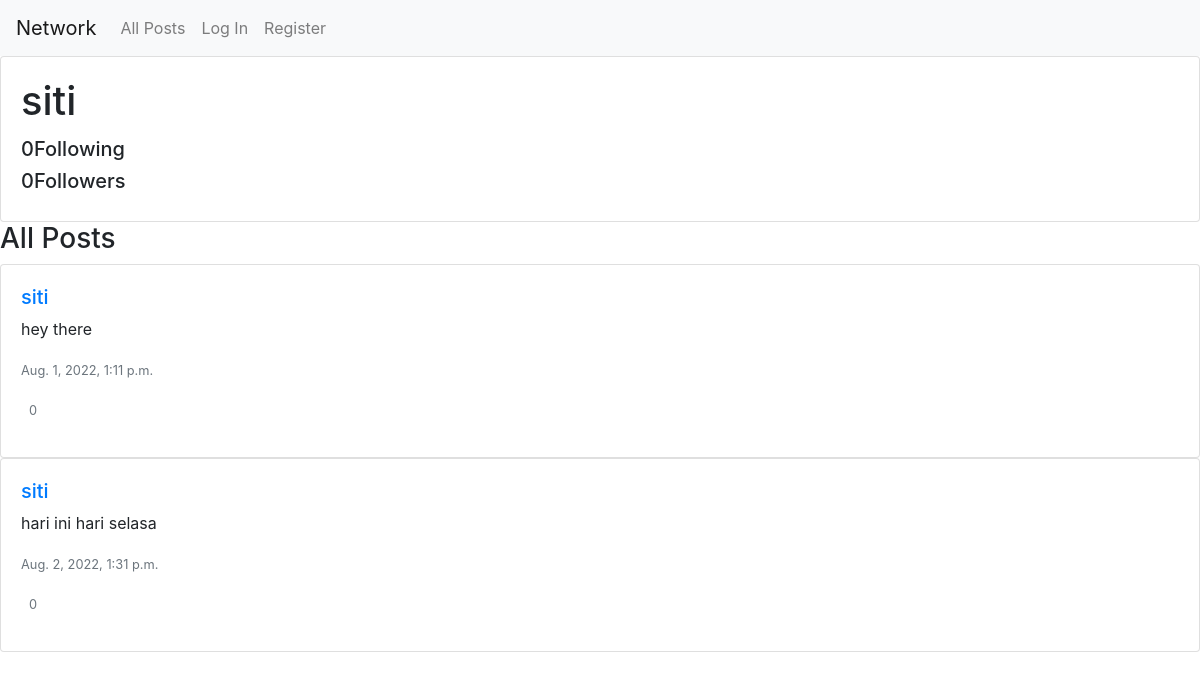
Page /profile/siti on the earlier database version.
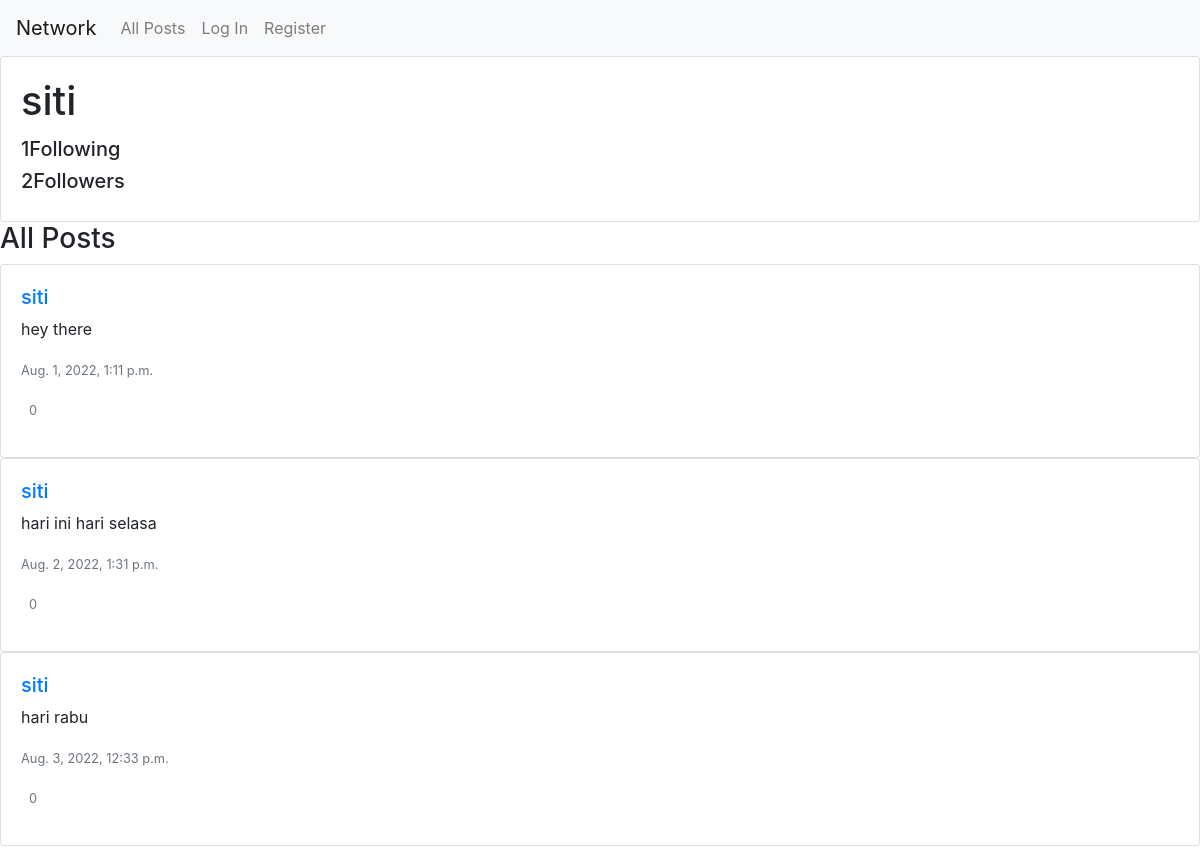
Same page on the later database version.
### network/models.py (models this page shows, shortened)
class Post(models.Model):
    user = models.ForeignKey(User, on_delete=models.CASCADE)
    text = models.CharField(max_length=160, default=None)
    post_date = models.DateTimeField(default=datetime.now, blank=True)

class User(AbstractUser):
    pass

### network/views.py (the view)
# urls.py: path("profile/<str:username>", views.profile, name="profile"),
def profile(request, username):
    is_following = 0
    profile_user = User.objects.get(username=username)
    if request.user.is_authenticated:
        logged_user = request.session['_auth_user_id']
        is_following = Follower.objects.filter(follower=logged_user, following=profile_user).count()
        likes = Like.objects.filter(post=OuterRef('id'), user_id=logged_user)
        posts = Post.objects.filter(user=profile_user).order_by('post_date').annotate(current_like=Count(likes.values('id')))
    else:
        posts = Post.objects.filter(user=profile_user).order_by('post_date').all()
    total_following = Follower.objects.filter(follower=profile_user).count()
    total_followers = Follower.objects.filter(following=profile_user).count()
    paginator = Paginator(posts, MAX_POSTS_PER_PAGE)
    page_number = request.GET.get('page')
    page_obj = paginator.get_page(page_number)
    return render(request, "network/profile.html", {
        "user_profile": profile_user,
        "posts": page_obj,
        "is_following": is_following,
        'total_following': total_following,
        'total_followers': total_followers,
        'form': NewPostForm(),
        'form_edit': NewEditPostForm()
    })

### network/templates/network/profile.html (shortened to what this page needs)
{% extends "network/layout.html" %}
{% block body %}
<div class="card">
    <div class="card-body">
        <h1 class="card-title">{{user_profile.username}}</h1>
        <h5 class="card-text"><span id="sp_following">{{total_following}}</span>Following</h5>
        <h5 class="card-text"><span id="sp_followers">{{total_followers}}</span>Followers</h5>
    </div>
</div>
<div id="content">
    <h3>All Posts</h3>
    {% for post in posts %}
    <div class="card">
        <div class="card-body">
            <h5><a href="{% url 'profile' post.user.username %}">{{post.user.username}}</a></h5>
            <p class="card-text" id="post_text_{{post.id}}">{{ post.text }}</p>
            <p class="card-text"><small class="text-muted">{{post.post_date}}</small></p>
            <p class="card-text">
                <div data-id="{{post.id}}" class="card=link {% if post.current_like > 0  %} fas {%else%} far {% endif %} fa-heart">&nbsp<small class="text-muted">
                    {{post.like_set.count}}
                </small>
                </div>
            </p>
        </div>
    </div>
    {% empty %}
    <h2>No posts</h2>
    {% endfor %}
</div>
{% endblock %}

Differences in the rows shown:
added Post: user.username "siti", text "hari rabu", post_date "Aug. 3, 2022, 12:33 p.m.", like_set.count "0"
Other differences:
{{ total_following }}: "0" → "1"
{{ total_followers }}: "0" → "2"
